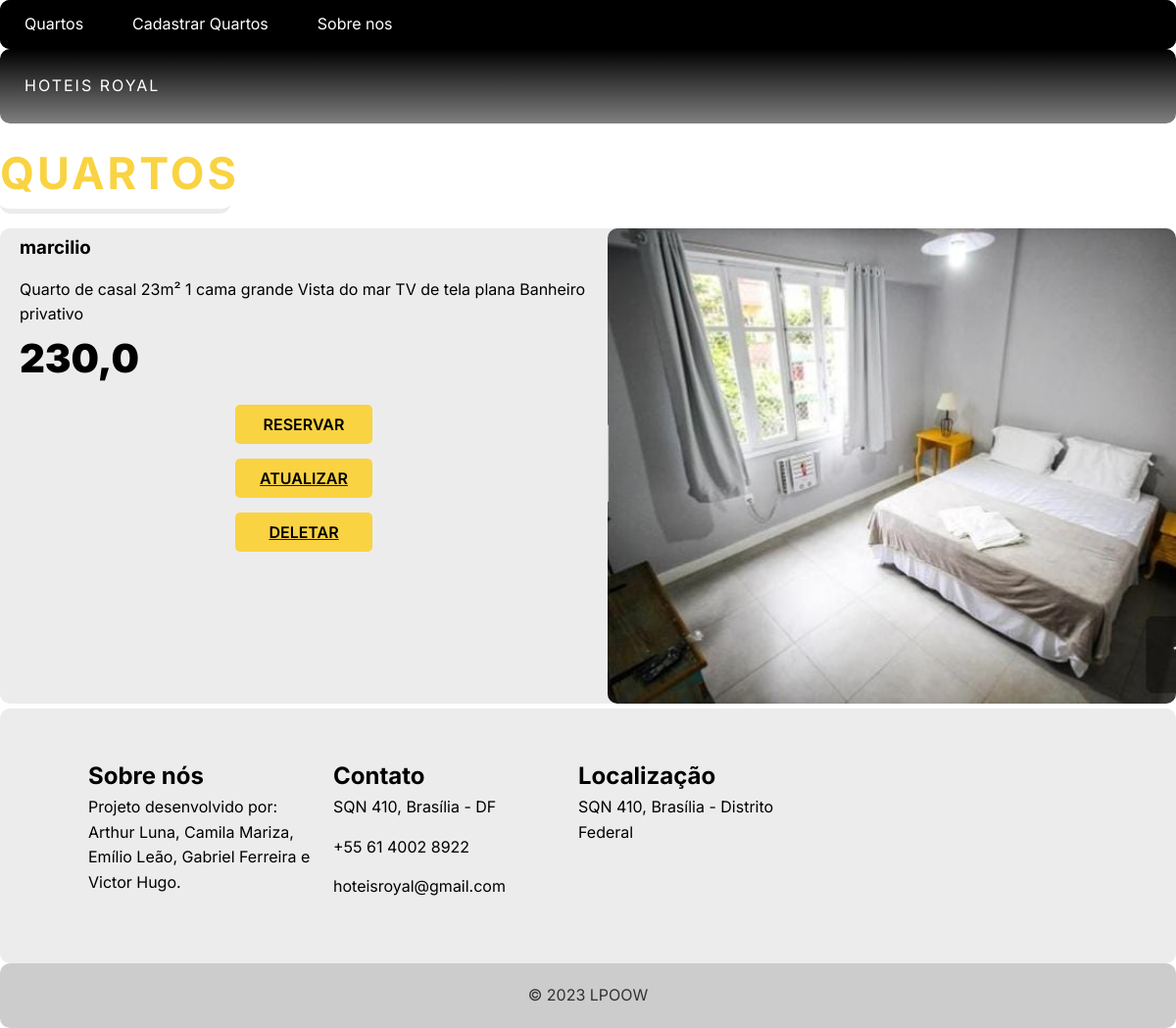
Page /room/18/ on the earlier database version.
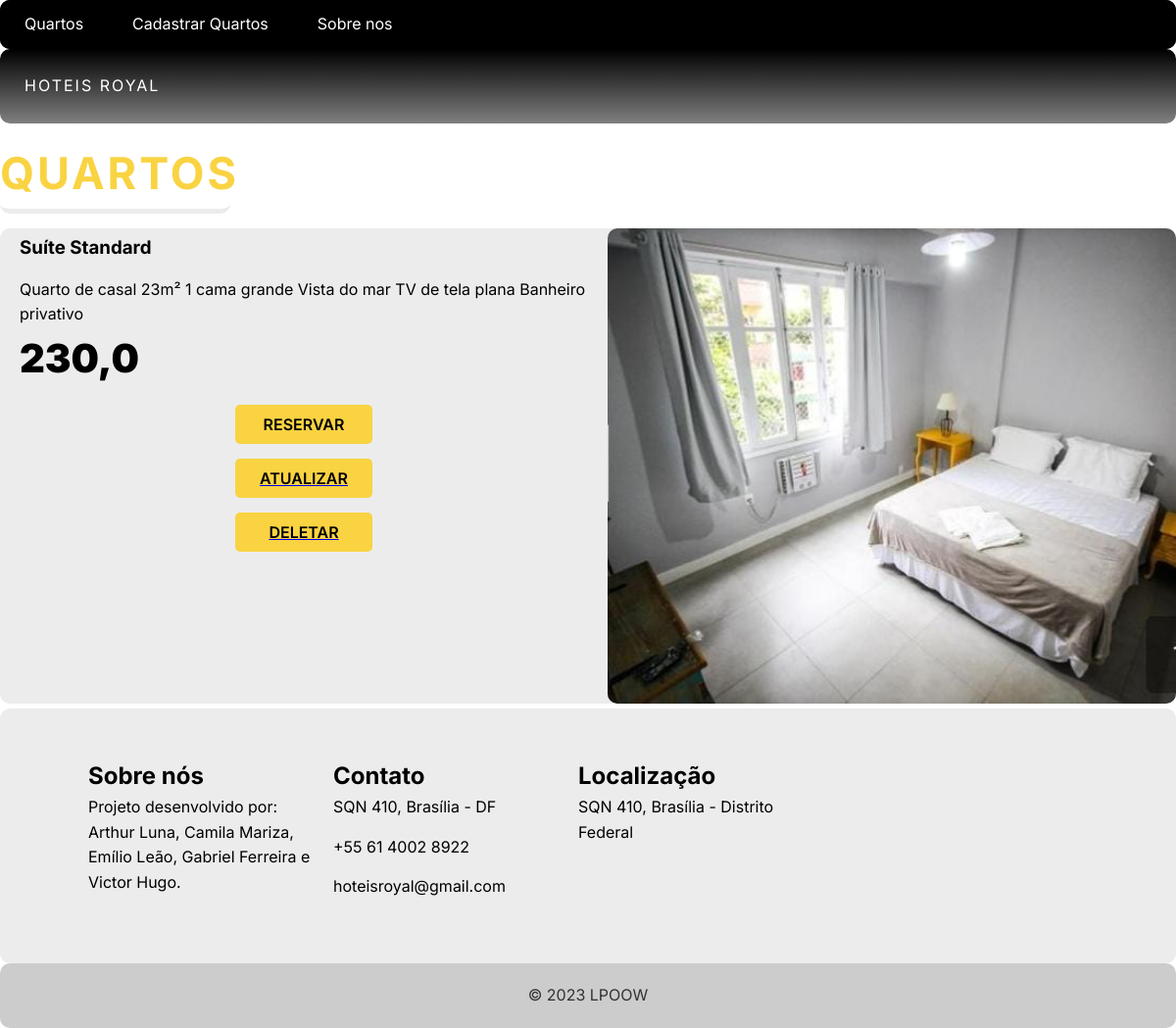
Same page on the later database version.
### trivagoHotel/models.py (models this page shows, shortened)
class Hotel(models.Model):
    id = models.AutoField(primary_key=True)
    model = models.CharField(max_length=600)
    desc = models.CharField(max_length=600)
    brand = models.ForeignKey(Brand, on_delete=models.PROTECT, related_name='hotel_brand')
    value = models.FloatField(blank=True, null=True)
    photo = models.ImageField(upload_to='trivagoHotel/', blank=True, null=True)

### trivagoHotel/views.py (the view)
# urls.py: path('room/<int:pk>/', HotelDetailView.as_view(), name='room_detail' ),
class HotelDetailView(DetailView):
    model = Hotel
    template_name = 'room_detail.html'

### trivagoHotel/templates/room_detail.html (shortened to what this page needs)
{% extends "base.html"%}
{% block content %}
<html>
    <head>
    </head>
    <body>
                <header class = "header" id = "header">
            <div class = "head">
                <div class = "cabeçalho">
                    <span>HOTEIS ROYAL</span>
                </div>
            </div>
        </header>
        <section class = "quartos sec-width" id = "quartos">
            <div class = "titulo">
                <h2>Quartos</h2>
            </div>
            <article class = "quarto">
                <div class = "quarto-image">
                    <img src = "{{ hotel.photo.url }}" alt = "quarto image">
                </div>
                <div class = "quarto-text">
                    <h3>{{hotel.model}}</h3>
                    <ul>
                        <li>
                            {{hotel.desc}}
                        </li>
                        <p class = "preco">
                        <span>{{hotel.value}}</span>
                    </p>
                    <button type = "button" class = "btn">RESERVAR</button>
                    <a href="{% url 'room_update' hotel.pk%}">
                      <button type = "button" class = "btn">ATUALIZAR</button>
                    </a>
                    <a href="{% url 'room_delete' hotel.pk%}">
                      <button type = "button" class = "btn">DELETAR</button>
                    </a>
                </div>
            </article>
        </section>
        <footer class = "cabecalho">
            <div class = "cabecalho-container">
                <div>
                    <h2>Sobre nós </h2>
                    <p>Projeto desenvolvido por: Arthur Luna, Camila Mariza, Emílio Leão, Gabriel Ferreira e Victor Hugo.</p>
                </div>
                <div>
                    <h2>Contato</h2>
                    <div class = "contato">
                        <span>
                            SQN 410, Brasília - DF
                        </span>
                    </div>
                    <div class = "contato">
                        <span>
                            +55 61 4002 8922
                        </span>
                    </div>
                    <div class = "contato">
                        <span>
                            hoteisroyal@gmail.com
                        </span>
                    </div>
                </div>
                <div>
                    <h2>Localização</h2>
                    <div class = "contato">
                        <span>
                            SQN 410, Brasília - Distrito Federal
                        </span>
                    </div>
                    </div>
                </div>
        </footer>
    </body>
</html>
{% endblock %}

Differences in the rows shown:
changed Hotel: model "marcilio" → "Suíte Standard"
